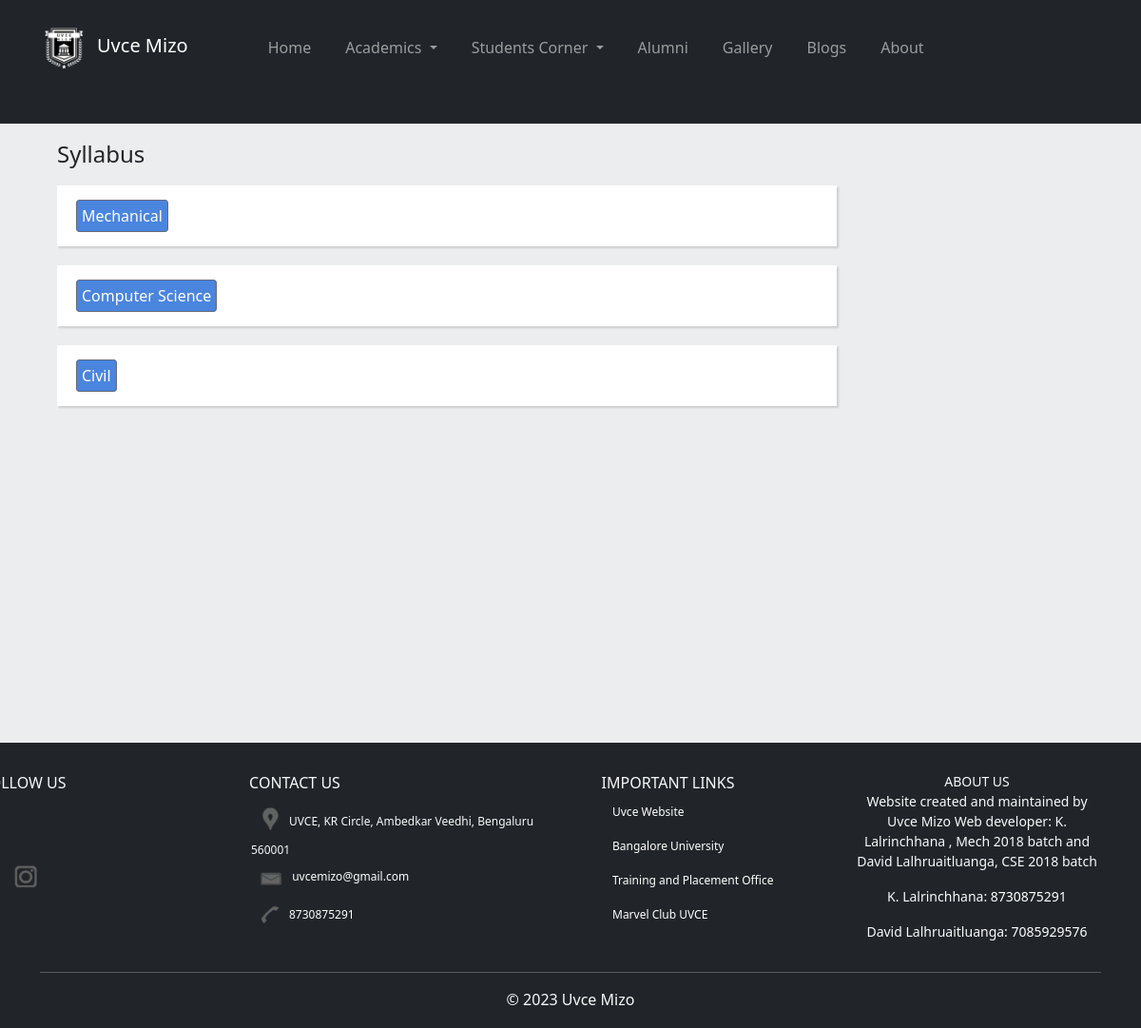
Page /syllabus/ on the committed database.
### homepg/models.py (models this page shows)
class Syllabus(models.Model):
        link=models.CharField(max_length=700)
        branch = models.CharField(max_length=50, null=True)

### homepg/views.py (the view)
# urls.py: path('syllabus/',views.syllabus, name='syllabus'),
def syllabus(request):
    syllabus_var =Syllabus.objects.all()
    return render(request, 'homepg/Syllabus.html', {'all_syllabus': syllabus_var})

### homepg/templates/homepg/Syllabus.html
{% extends 'homepg/Base.html' %}
{% load static %}
{% block content %}
<br><br>
<h4 class="nep">Syllabus</h4>
<div class="constitution">
       {% for syllabus in all_syllabus %}
         <div class="consti1">
           <a class="btn_link" href="{{ syllabus.link }}">{{ syllabus.branch }}</a>
         </div>
       {% endfor %}
</div>
<br><br>
<br><br>
{% endblock %}

### homepg/static/homepg/style.css (style rules this page uses)
body { display: flex; flex-direction: column; background-color: #ecedee; }
h4 { padding-left: 60px; }
.constitution { position:relative; width:70%; height:500px; left:50px; }
.consti1 { background-color: white; margin:10px; padding:20px; margin-bottom:20px; box-shadow: 2px 2px 2px #51515133; }
.btn_link { background-color: #4a85de; border: 1px solid #676b7b; padding:5px; border-radius:4px; text-decoration: none; color:white; }

### rows in the picture
Syllabus: branch "Mechanical"
Syllabus: branch "Computer Science"
Syllabus: branch "Civil"
